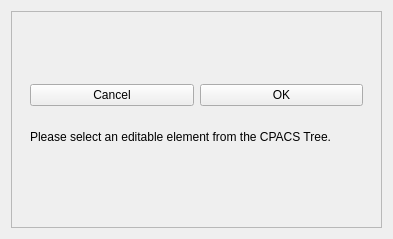
<?xml version="1.0" encoding="UTF-8"?>
<ui version="4.0">
 <class>ModificatorContainerWidget</class>
 <widget class="QWidget" name="ModificatorContainerWidget">
  <property name="geometry">
   <rect>
    <x>0</x>
    <y>0</y>
    <width>393</width>
    <height>239</height>
   </rect>
  </property>
  <property name="windowTitle">
   <string>Form</string>
  </property>
  <layout class="QVBoxLayout" name="mainLayout">
   <item>
    <widget class="QScrollArea" name="scrollArea">
     <property name="widgetResizable">
      <bool>true</bool>
     </property>
     <property name="horizontalScrollBarPolicy">
      <enum>Qt::ScrollBarAsNeeded</enum>
     </property>
     <property name="verticalScrollBarPolicy">
      <enum>Qt::ScrollBarAsNeeded</enum>
     </property>
     <widget class="QWidget" name="scrollAreaWidgetContents">
      <layout class="QVBoxLayout" name="verticalLayout">
       <item>
        <widget class="ModificatorFuselageWidget" name="fuselageModificator" native="true"/>
       </item>
       <item>
        <widget class="ModificatorTransformationWidget" name="transformationModificator" native="true"/>
       </item>
       <item>
        <widget class="ModificatorWingWidget" name="wingModificator" native="true"/>
       </item>
       <item>
        <widget class="ModificatorElementWidget" name="elementModificator" native="true"/>
       </item>
       <item>
        <widget class="ModificatorSectionsWidget" name="sectionsModificator" native="true"/>
       </item>
       <item>
        <widget class="ModificatorFuselagesWidget" name="fuselagesModificator" native="true"/>
       </item>
       <item>
        <widget class="ModificatorWingsWidget" name="wingsModificator" native="true"/>
       </item>
       <item>
        <widget class="ModificatorPositioningWidget" name="positioningModificator" native="true"/>
       </item>
       <item>
        <widget class="ModificatorSectionWidget" name="sectionModificator" native="true"/>
       </item>
       <item>
        <widget class="QWidget" name="applyWidget" native="true">
         <layout class="QHBoxLayout" name="horizontalLayout_2">
          <item>
           <widget class="QPushButton" name="cancelButton">
            <property name="minimumSize">
             <size>
              <width>0</width>
              <height>0</height>
             </size>
            </property>
            <property name="maximumSize">
             <size>
              <width>16777215</width>
              <height>16777215</height>
             </size>
            </property>
            <property name="text">
             <string>Cancel</string>
            </property>
           </widget>
          </item>
          <item>
           <widget class="QPushButton" name="commitButton">
            <property name="text">
             <string>OK</string>
            </property>
           </widget>
          </item>
         </layout>
        </widget>
       </item>
       <item>
        <widget class="QWidget" name="noInterfaceWidget" native="true">
         <property name="toolTip">
          <string>Display the interface for the element selected in the tree.</string>
         </property>
         <layout class="QHBoxLayout" name="horizontalLayout">
          <item>
           <widget class="QLabel" name="label">
            <property name="toolTip">
             <string/>
            </property>
            <property name="text">
             <string>Please select an editable element from the CPACS Tree. </string>
            </property>
           </widget>
          </item>
         </layout>
        </widget>
       </item>
       <item>
        <spacer name="verticalSpacer">
         <property name="orientation">
          <enum>Qt::Vertical</enum>
         </property>
         <property name="sizeHint" stdset="0">
          <size>
           <width>20</width>
           <height>80</height>
          </size>
         </property>
        </spacer>
       </item>
      </layout>
     </widget>
    </widget>
   </item>
  </layout>
 </widget>
 <customwidgets>
  <customwidget>
   <class>ModificatorElementWidget</class>
   <extends>QWidget</extends>
   <header>modificators/ModificatorElementWidget.h</header>
   <container>1</container>
  </customwidget>
  <customwidget>
   <class>ModificatorFuselageWidget</class>
   <extends>QWidget</extends>
   <header>modificators/ModificatorFuselageWidget.h</header>
   <container>1</container>
  </customwidget>
  <customwidget>
   <class>ModificatorSectionWidget</class>
   <extends>QWidget</extends>
   <header>modificators/ModificatorSectionWidget.h</header>
   <container>1</container>
  </customwidget>
  <customwidget>
   <class>ModificatorTransformationWidget</class>
   <extends>QWidget</extends>
   <header>modificators/ModificatorTransformationWidget.h</header>
   <container>1</container>
  </customwidget>
  <customwidget>
   <class>ModificatorWingWidget</class>
   <extends>QWidget</extends>
   <header>modificators/ModificatorWingWidget.h</header>
   <container>1</container>
  </customwidget>
  <customwidget>
   <class>ModificatorFuselagesWidget</class>
   <extends>QWidget</extends>
   <header>modificators/ModificatorFuselagesWidget.h</header>
   <container>1</container>
  </customwidget>
  <customwidget>
   <class>ModificatorSectionsWidget</class>
   <extends>QWidget</extends>
   <header>modificators/ModificatorSectionsWidget.h</header>
   <container>1</container>
  </customwidget>
  <customwidget>
   <class>ModificatorWingsWidget</class>
   <extends>QWidget</extends>
   <header>modificators/ModificatorWingsWidget.h</header>
   <container>1</container>
  </customwidget>
  <customwidget>
   <class>ModificatorPositioningWidget</class>
   <extends>QWidget</extends>
   <header>modificators/ModificatorPositioningWidget.h</header>
   <container>1</container>
  </customwidget>
 </customwidgets>
 <resources/>
 <connections/>
</ui>
